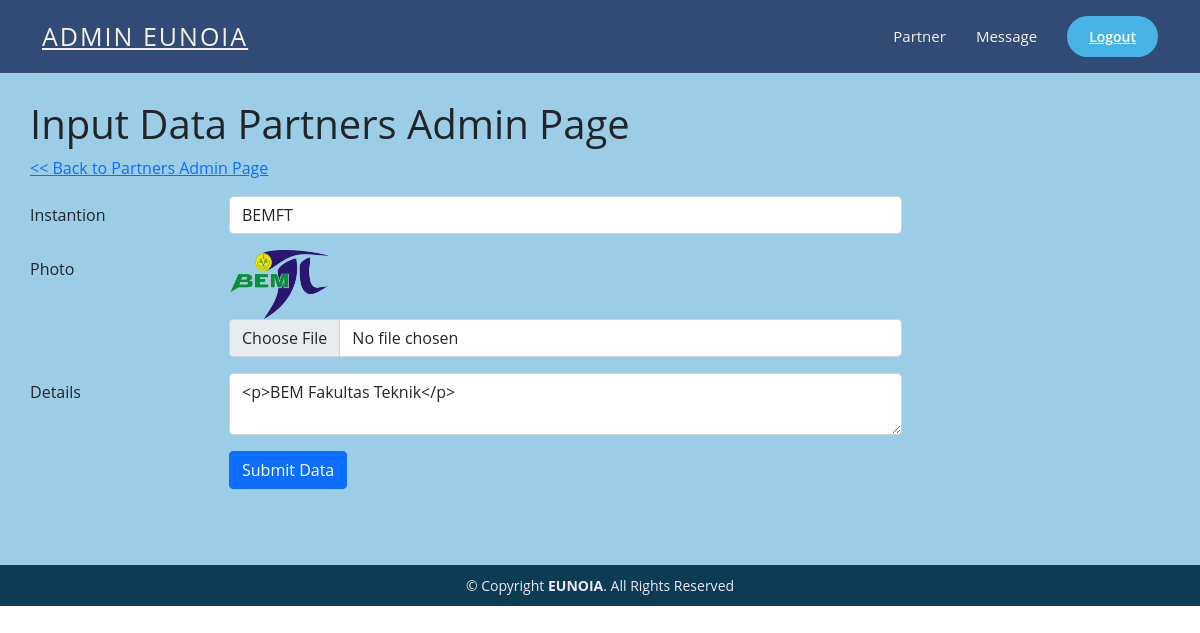
Page /admin/partners_input.php?id=2 (signed in) on the committed database.
### tables this page shows
CREATE TABLE `partners` (
  `id` int(11) NOT NULL,
  `nama` varchar(255) NOT NULL,
  `foto` varchar(255) NOT NULL,
  `isi` text NOT NULL,
  `tgl_isi` timestamp NOT NULL DEFAULT current_timestamp()
);

### admin/partners_input.php (the view, shortened to what this page needs)
<?php include("inc_header.php") ?>
<section class="adminhome">
    <?php
    $nama       = "";
    $isi        = "";
    $foto       = "";
    if (isset($_GET['id'])) {
        $id = $_GET['id'];
    } else {
        $id = "";
    }
    if ($id != "") {
        $sql1   = "select * from partners where id = '$id'";
        $q1     = mysqli_query($koneksi, $sql1);
        $r1     = mysqli_fetch_array($q1);
        $nama   = $r1['nama'];
        $isi    = $r1['isi'];
        $foto   = $r1['foto'];
    }
    ?>
    <h1>Input Data Partners Admin Page</h1>
    <div class="mb-3 row">
        <a href="partners.php">
            << Back to Partners Admin Page</a>
    </div>
    <form action="" method="post" enctype="multipart/form-data">
        <div class="mb-3 row">
            <label for="nama" class="col-sm-2 col-form-label">Instantion</label>
            <div class="col-sm-7">
                <input type="text" class="form-control" id="nama" value="<?php echo $nama ?>" name="nama">
            </div>
        </div>
        <div class="mb-3 row">
            <label for="foto" class="col-sm-2 col-form-label">Photo</label>
            <div class="col-sm-7">
                <?php
                if ($foto) {
                    echo "<img src='../gambar/$foto' style='max-height:100px;max-width:100px'/>";
                }
                ?>
                <input type="file" class="form-control" id="foto" name="foto">
            </div>
        </div>
        <div class="mb-3 row">
            <label for="isi" class="col-sm-2 col-form-label">Details</label>
            <div class="col-sm-7">
                <textarea name="isi" class="form-control" id="summernote"><?php echo $isi ?></textarea>
            </div>
        </div>
        <div class="mb-3 row">
            <div class="col-sm-2"></div>
            <div class="col-sm-7">
                <input type="submit" name="simpan" value="Submit Data" class="btn btn-primary" />
            </div>
        </div>
    </form>
</section>
<?php include("inc_footer.php") ?>

### css/style.css (style rules this page uses)
section { margin-top: 0; padding: 60px 0; overflow: hidden; }
* { text-decoration: none; margin: 0px; padding: 0px; }
body { margin: 0px; padding: 0px; font-family: "Open Sans", sans-serif; background-image: url(""); }
.adminhome { padding-top: 100px; padding-left: 30px; background-color: #9bcee6; }

### rows in the picture
partners: nama "BEMFT", foto (picture), isi "<p>BEM Fakultas Teknik</p>"
